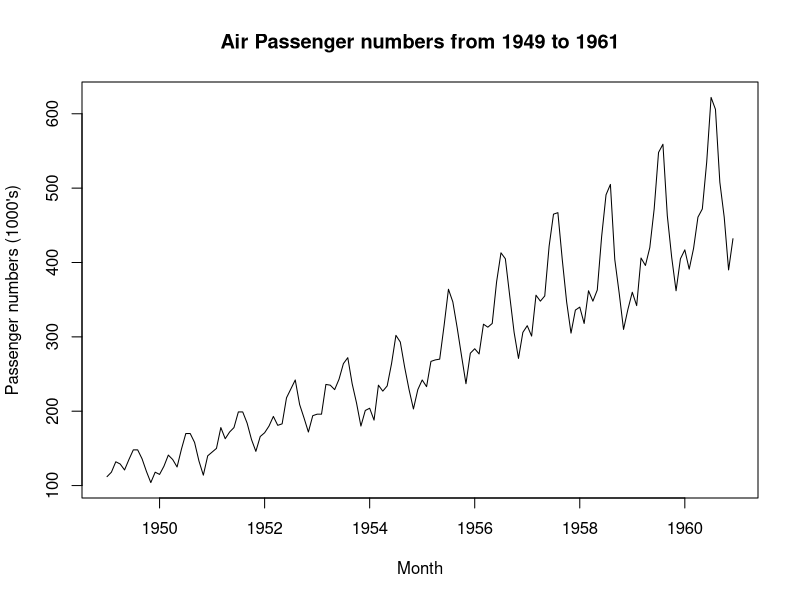
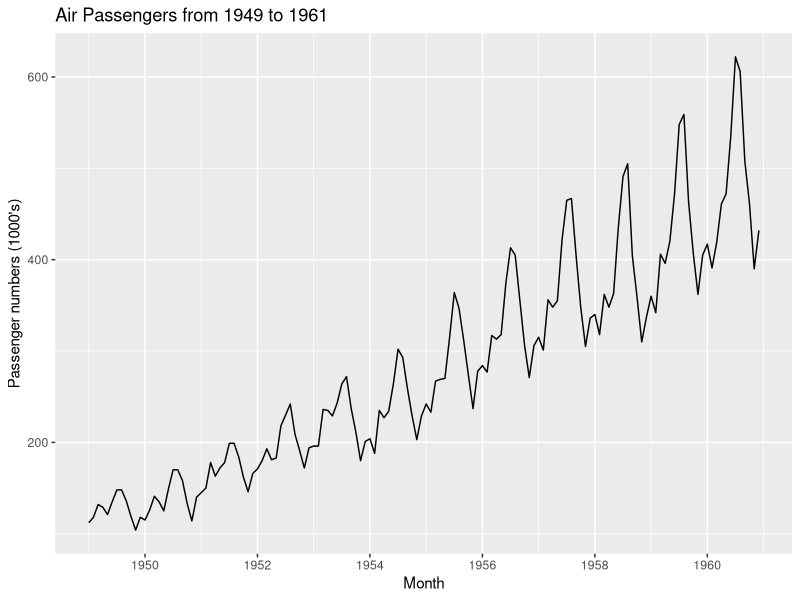
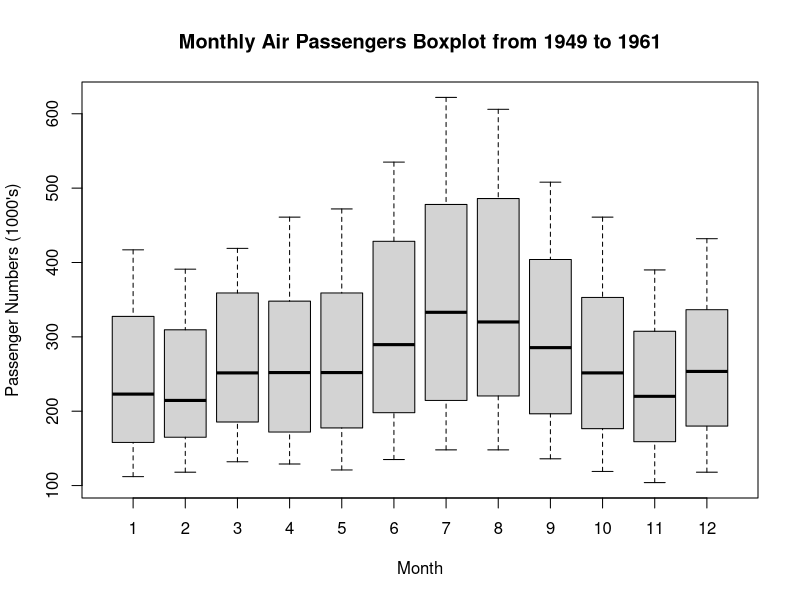
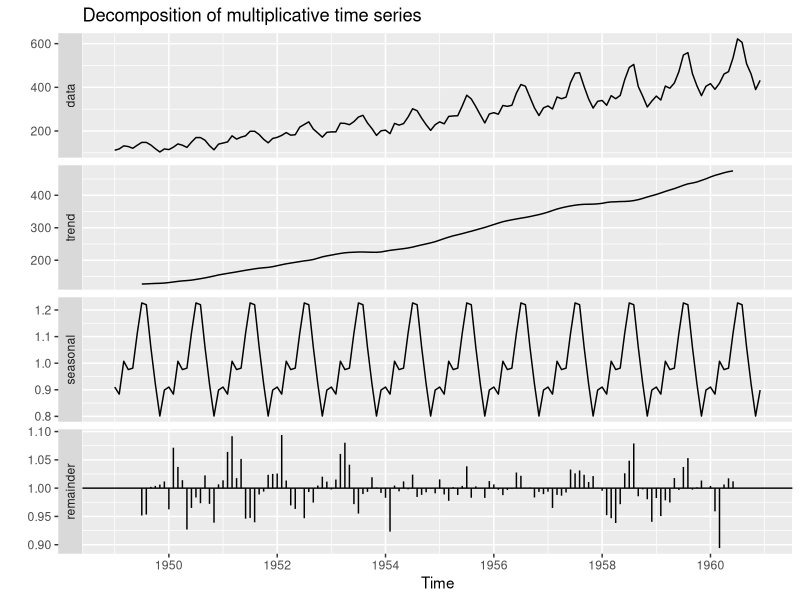
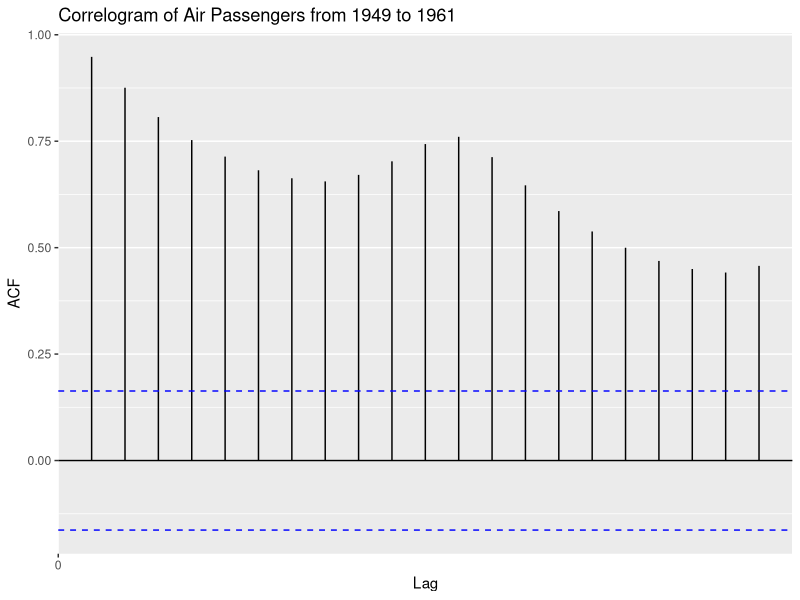
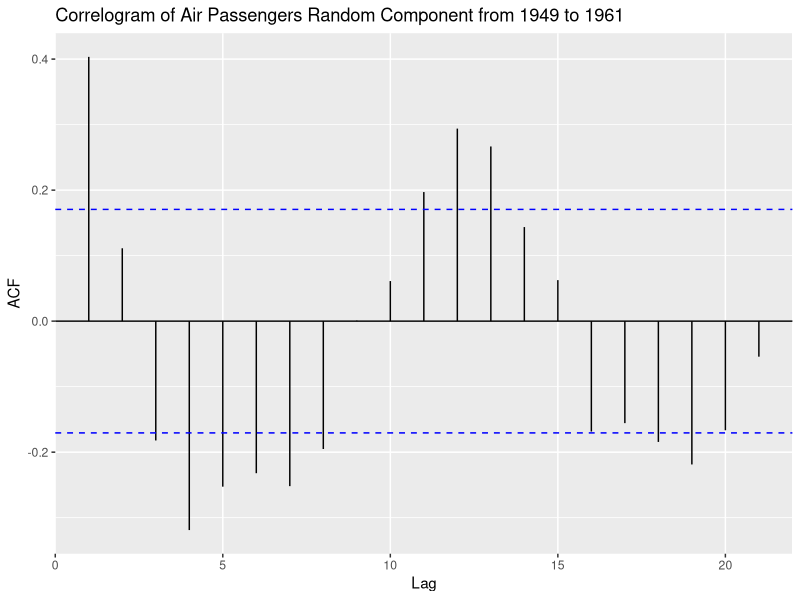
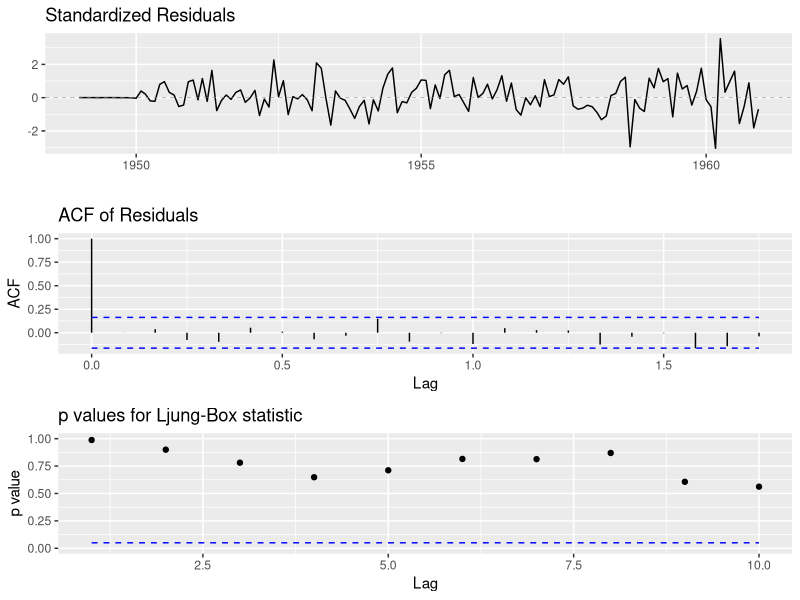
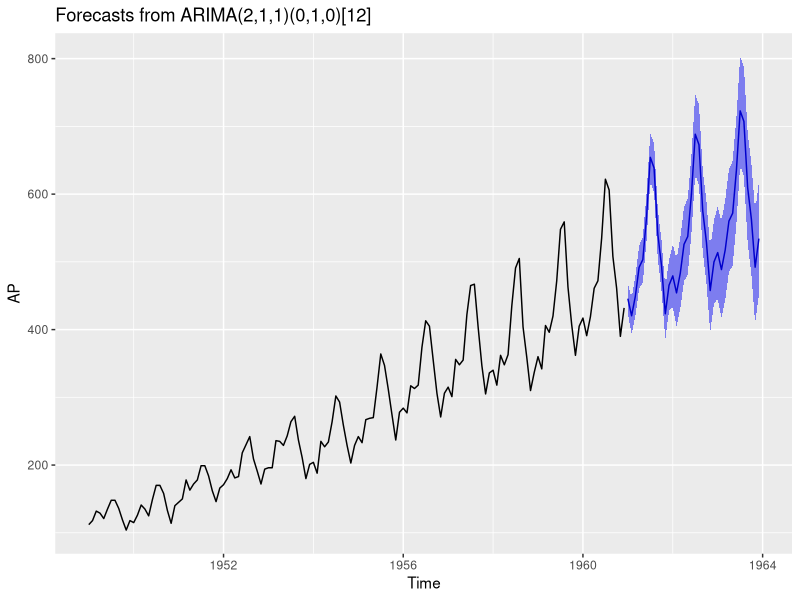

These figures' R source, in order:
install.packages("ggfortify")
install.packages("tseries")
install.packages("forecast")
install.packages("lmtest")
library("ggplot2")

library(ggfortify)
library(tseries)
library(forecast)
library(lmtest)

data("AirPassengers")
AP = AirPassengers
head(AP)

# Plot the raw data using the base plot function
plot(AP,xlab="Month", ylab = "Passenger numbers (1000's)",main="Air Passenger numbers from 1949 to 1961") #menggunakan package ggplot

autoplot(AP) + labs(x ="Month", y = "Passenger numbers (1000's)", title="Air Passengers from 1949 to 1961") #menggunakan package ggfortify

#Boxplot to see seasonal effect
boxplot(AP~cycle(AP),xlab="Month", ylab = "Passenger Numbers (1000's)" ,main ="Monthly Air Passengers Boxplot from 1949 to 1961")

#Time Series Decomposition
decomposeAP <- decompose(AP,"multiplicative")
autoplot(decomposeAP)


#Stationarity check using DIckey Fuller Test
adf.test(AP)

#Stationarity check using Autocorrelation
autoplot(acf(AP,plot=FALSE))+ labs(title="Correlogram of Air Passengers from 1949 to 1961") 

# Review random time series for any missing values
decomposeAP$random 

# Autoplot the random time series from 7:138 which exclude the NA values
autoplot(acf(decomposeAP$random[7:138],plot=FALSE))+ labs(title="Correlogram of Air Passengers Random Component from 1949 to 1961")

#AUTO ARIMA
arimaAP <- auto.arima(AP)
arimaAP

#Residual check
ggtsdiag(arimaAP)
shapiro.test(arimaAP$residuals)

#Calculate forecast
forecastAP <- forecast(arimaAP, level = c(95), h = 36)
autoplot(forecastAP)
